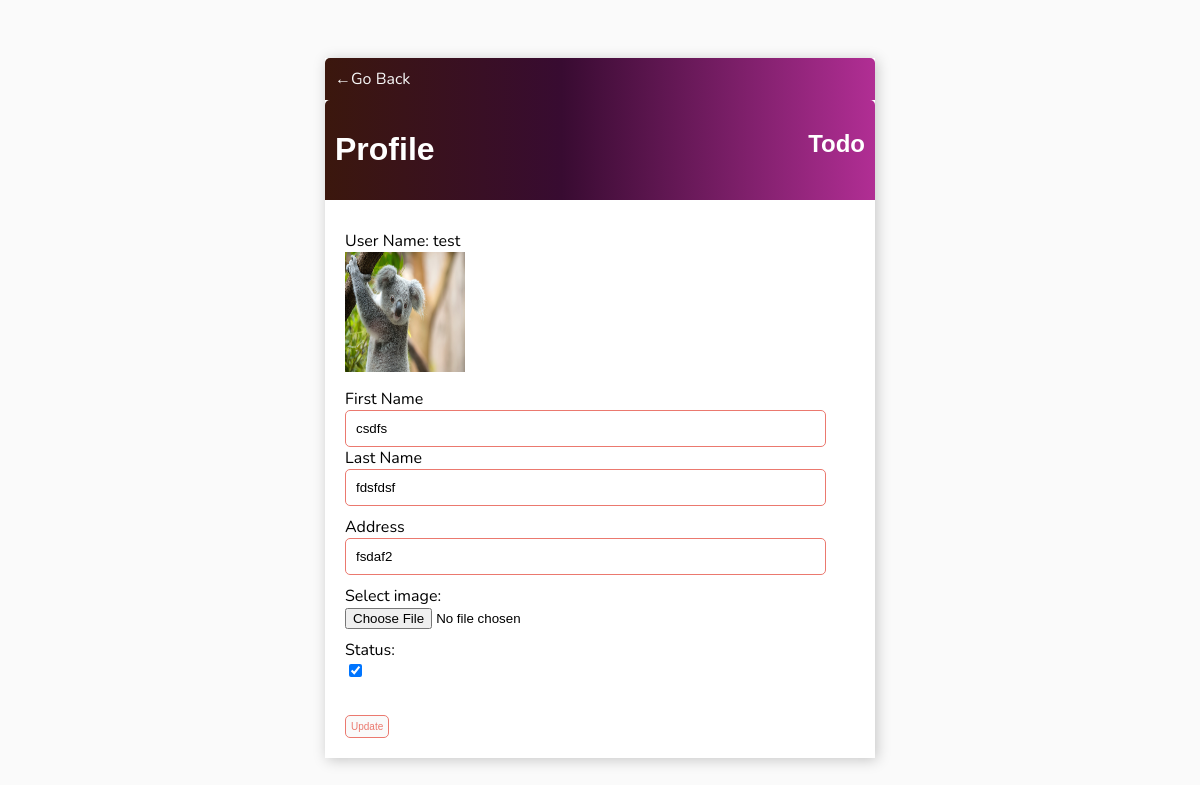
The app's page /users/profile/2/ (signed in) with its own data.
### data/models.py (models this page shows, shortened)
class UserProfileModel(models.Model):
    user = models.OneToOneField(User, on_delete=models.CASCADE, null=True, blank=True,related_name='related_profile')
    first_name = models.CharField(max_length=250, null=True)
    last_name = models.CharField(max_length=250,null=True)
    address = models.CharField(max_length=250,null=True)
    blocked = models.BooleanField(default=False)
    image = models.ImageField(null=True, blank=True, upload_to='')

### data/views.py (the view, shortened to what this page needs)
# urls.py: path('users/profile/<int:pk>/', UserProfile.as_view(), name='profile' ),
class UserProfile(LoginRequiredMixin, ListView):
    def get(self, request, *args, **kwargs):
        pk = self.kwargs.get('pk')
        if pk == request.user.pk or request.user.is_superuser:
            user_object= User.objects.filter(pk=pk).first()
            if UserProfileModel.objects.filter(user=user_object).first():
                user_profile_object= user_object.related_profile
            else:
                user_profile_object = ''
            return render(request, 'data/userInfo.html',{'user':user_object,'profile':user_profile_object})
        else:
            return redirect('profile',pk=request.user.pk)

### data/templates/data/userInfo.html (shortened to what this page needs)
{% extends 'data/main.html'%}
{% load static %}
{% block content %}
<div class="header-bar">
    <a href="{% url 'users' %}">&#8592;Go Back</a>
</div>
<div class="header-bar">
    <h1>Profile</h1>
    <div>
        <h2>{{ request.user|title }} </h2>
    </div>
</div>
<div class="card-body">
    <form method = "post" enctype="multipart/form-data">
            <label>User Name: {{user}}</label>
        {% if profile.image %}
        <img src="{{profile.image.url}}" alt="Smiley face" width="120" height="120">
        {% endif  %}
        <label>First Name</label>
        <input type="text" name="first_name" value="{{ profile.first_name }}"
        <label>Last Name</label>
        <input type="text" name="last_name" value="{{ profile.last_name }}">
        <label>Address</label>
        <input type="text" name="address" value="{{ profile.address }}">
        <label for="img">Select image:</label>
        <input type="file" id="img" name="image">
        {% if request.user.is_superuser and request.user != user %}
            <label for="status">Status:</label>
            {% if profile.blocked %}
                <input type="checkbox" id="check" name="check" checked>
            {% else %}
                <input type="checkbox" id="check" name="check">
            {% endif %}
        {% endif %}
        <br>
        <br>
        <input style="margin-top: 10px;" class="Button" type="submit" value="Update">
    </form>
</div>
{% endblock content %}

### data/templates/data/main.html (style rules this page uses)
body { background-color: #FAFAFA; font-family: 'Nunito', sans-serif; padding-top: 50px; }
h1, h2, h3, h4, h5 { font-family: 'Ralewy', sans-serif; }
a, p { color: #4b5156; }
.header-bar { display: flex; justify-content: space-between; color: #FFFF; padding: 10px; border-radius: 5px 5px 0 0 ; background: linear-gradient(90deg, #3b170d 0%, #380b31 43%, #b12e94 100%); }
.header-bar a { color: rgb(247, 247, 247); text-decoration: none; }
input[type=text], input[type=password], input[type=email], textarea { border: 1px solid #EB796F; border-radius: 5px; padding: 10px; width: 90%; }
label { padding-top: 10px !important; display: block; }
.Button { border: 1px solid #EB796F; background-color: #FAFAFA; color: #EB796F; padding: 5px; font-size: 10px; border-radius: 5px; cursor: pointer; text-decoration: none; }
.card-body { padding: 20px; }

### records on screen
UserProfileModel: image (picture), first_name "csdfs", last_name "fdsfdsf", address "fsdaf2"

### other values on screen
{{ request.user|title }} "Todo"
{{ user }} "test"
